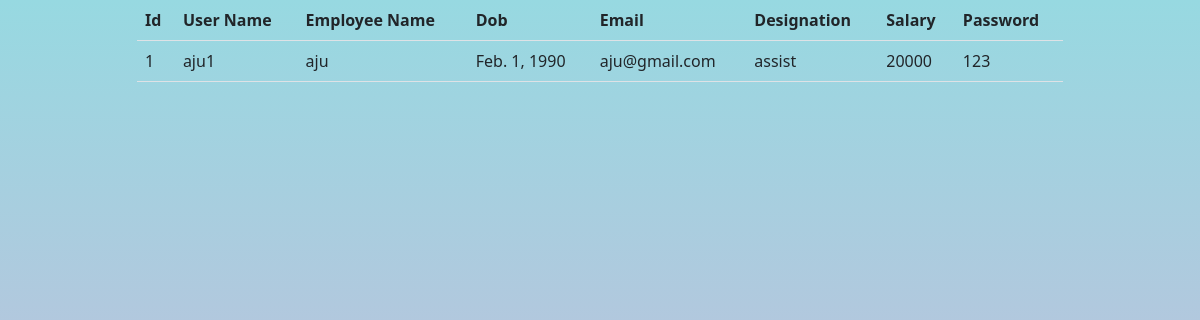
/employee/details/1, run on an earlier commit of the app's database.
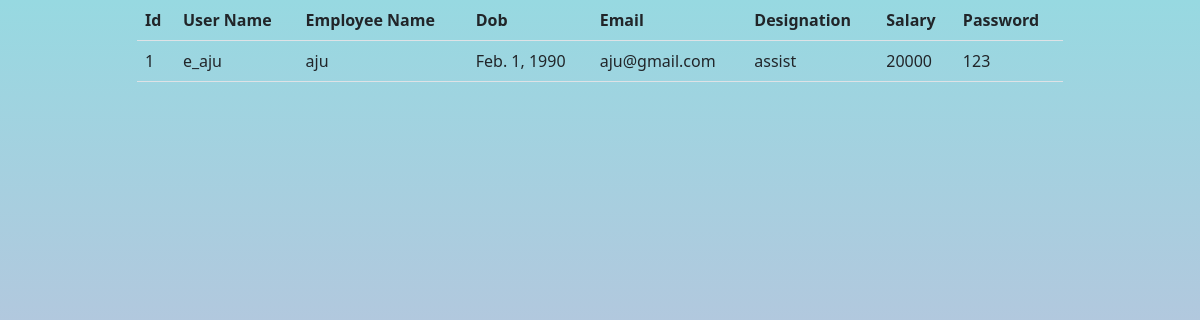
And on a later commit of the database.
### employee/models.py (models this page shows)
class Employees(models.Model):
    employee_name=models.CharField(max_length=80)
    email=models.EmailField(max_length=80,unique=True)
    user_name=models.CharField(max_length=120,unique=True)
    password=models.CharField(max_length=100)
    salary=models.CharField(max_length=9)
    designation=models.CharField(max_length=50)
    dob=models.DateField(auto_now_add=False)

### employee/views.py (the view)
# urls.py: path("details/<int:id>",views.EmployeeDetailView.as_view(),name="details"),
class EmployeeDetailView(View):
    def get(self,request,*args,**kwargs):
        id=kwargs.get("id")
        emp=Employees.objects.get(id=id)
        return render(request,"employeedetails.html",{"empdetails":emp})

### employee/templates/employeedetails.html (shortened to what this page needs)
<!DOCTYPE html>
{%load static%}
<html lang="en">
<head>
<link href="https://cdn.jsdelivr.net/npm/bootstrap@5.1.3/dist/css/bootstrap.min.css" rel="stylesheet">
    <link rel="stylesheet" href="{%static 'css/style.css'%}">
</head>
<body>
<div class="container">
    <div class="row">
        <div class="col-1"></div>
        <div class="col-10">
            <table class="table">
                <tr>
                    <th>Id</th>
                    <th>User Name</th>
                    <th>Employee Name</th>
                    <th>Dob</th>
                    <th>Email</th>
                    <th>Designation</th>
                    <th>Salary</th>
                    <th>Password</th>
                </tr>
                <tr>
                    <td>{{empdetails.id}}</td>
                    <td>{{empdetails.user_name}}</td>
                    <td>{{empdetails.employee_name}}</td>
                    <td>{{empdetails.dob}}</td>
                    <td>{{empdetails.email}}</td>
                    <td>{{empdetails.designation}}</td>
                    <td>{{empdetails.salary}}</td>
                    <td>{{empdetails.password}}</td>
                </tr>
            </table>
        </div>
        <div class="col-1"></div>
    </div>
</div>
</body>
</html>

What changed in the data, as far as the page shows it:
changed Employees "aju": user_name "aju1" → "e_aju"
